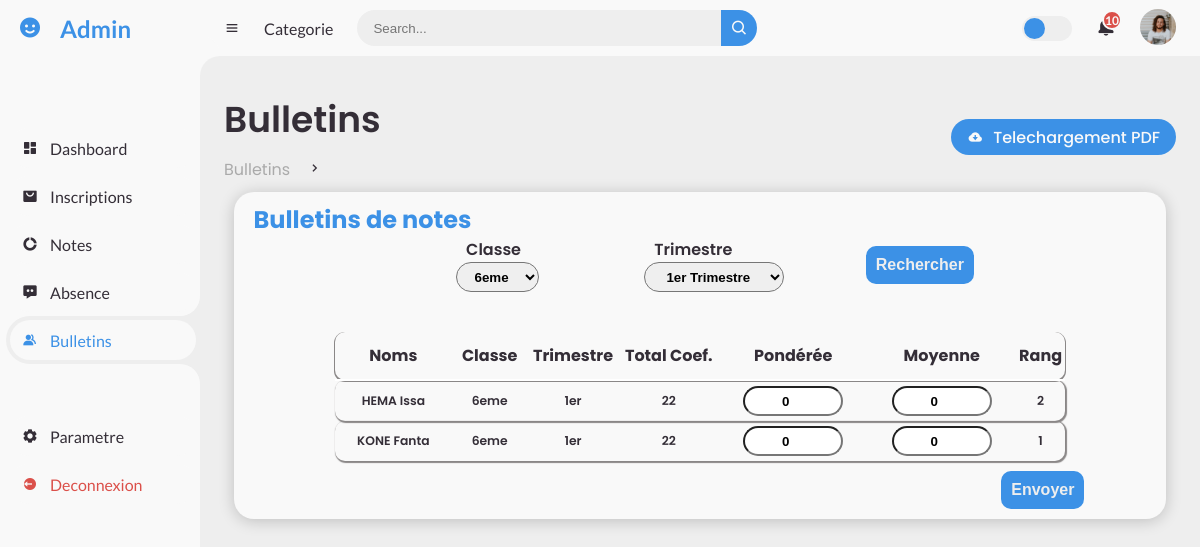
The page /admin/bulletin.php on the database its author committed.
### tables this page shows
CREATE TABLE IF NOT EXISTS `trimestre` (
  `id` int(50) NOT NULL,
  `matricule` varchar(250) NOT NULL,
  `nom` varchar(250) NOT NULL,
  `classe` varchar(250) NOT NULL,
  `trimestre` varchar(250) NOT NULL,
  `coefficient` varchar(250) NOT NULL,
  `trimestre1` varchar(250) NOT NULL,
  `trimestre2` varchar(250) NOT NULL,
  `trimestre3` varchar(250) NOT NULL,
  `ponderee` varchar(250) NOT NULL,
  `moyenne` varchar(250) NOT NULL,
  `rang` varchar(250) NOT NULL
);

### admin/bulletin.php (the view, shortened to what this page needs)
<?php require_once ("connexion.php");
?>
<!DOCTYPE html>
<html lang="en">
<head>
	<link href='https://unpkg.com/boxicons@2.0.9/css/boxicons.min.css' rel='stylesheet'>
	<link rel="stylesheet" href="style.css">
</head>
<body>
	<section id="sidebar">
		<a href="#" class="brand">
			<i class='bx bxs-smile'></i>
			<span class="text">Admin</span>
		</a>
		<ul class="side-menu top">
			<li>
				<a href="index.php">
					<i class='bx bxs-dashboard' ></i>
					<span class="text">Dashboard</span>
				</a>
			</li>
			<li>
				<a href="inscription.php">
					<i class='bx bxs-shopping-bag-alt' ></i>
					<span class="text">Inscriptions</span>
				</a>
			</li>
			<li>
				<a href="note.php">
					<i class='bx bxs-doughnut-chart' ></i>
					<span class="text">Notes</span>
				</a>
			</li>
			<li>
				<a href="listeAbsence.php">
					<i class='bx bxs-message-dots' ></i>
					<span class="text">Absence</span>
				</a>
			</li>
			<li class="active">
				<a href="bulletin.php">
					<i class='bx bxs-group' ></i>
					<span class="text">Bulletins</span>
				</a>
			</li>
		</ul>
		<ul class="side-menu">
			<li>
				<a href="#">
					<i class='bx bxs-cog' ></i>
					<span class="text">Parametre</span>
				</a>
			</li>
			<li>
				<a href="../index.php" class="logout">
					<i class='bx bxs-log-out-circle' ></i>
					<span class="text">Deconnexion</span>
				</a>
			</li>
		</ul>
	</section>
	<section id="content">
		<nav>
			<i class='bx bx-menu' ></i>
			<a href="#" class="nav-link">Categorie</a>
			<form action="#">
				<div class="form-input">
					<input type="search" placeholder="Search...">
					<button type="submit" class="search-btn"><i class='bx bx-search' ></i></button>
				</div>
			</form>
			<label for="switch-mode" class="switch-mode"></label>
			<a href="#" class="notification">
				<span class="num">10</span>
			</a>
			<a href="#" class="profile">
				<img src="img/people.png">
			</a>
		</nav>
		<main>
			<div class="head-title">
				<div class="left">
					<h1>Bulletins</h1>
					<ul class="breadcrumb">
						<li>
							<a href="#">Bulletins</a>
						</li>
						<li><i class='bx bx-chevron-right' ></i></li>
					</ul>
				</div>
				<a href="#" class="btn-download">
					<i class='bx bxs-cloud-download' ></i>
					<span class="text">Telechargement PDF</span>
				</a>
			</div>
			<div class="main">
				<h1>Bulletins de notes</h1>
				<form action="" method="post" class="form_rech">
					<?php
						$sql_classe = "SELECT * FROM classe";
						$result_classe = mysqli_query($conn, $sql_classe) or die(mysqli_connect_error());
					?>
					<div class="form_rech1">
						<label for="">Classe</label>
						<select name="LaClasse" id="">
							<?php while($row1 = mysqli_fetch_array($result_classe)):;?>
								<option value="<?php echo $row1[1]; ?>"><?php echo $row1[1]; ?></option>
							<?php endwhile ?>
						</select>
					</div>
					<div class="form_rech1">
						<label for="">Trimestre</label>
						<select name="LaClasse" id="">
                            <option>1er Trimestre</option>
						</select>
					</div>
					<button type="submit" name="submit" class="verifier">Rechercher</button>
				</form>
				<form action="upload_note.php" method="post">
					<table>
						<thead>
							<tr>
								<td>Noms</td>
								<td>Classe</td>
								<td>Trimestre</td>
								<td>Total Coef.</td>
								<td>Pondérée</td>
								<td>Moyenne</td>
								<td>Rang</td>
							</tr>
						</thead>
						<tbody>
							<tbody>
								<?php
									$sql = "SELECT * FROM trimestre";
									$rs = mysqli_query($conn, $sql) or die(mysqli_connect_error());
										while($ET=mysqli_fetch_assoc($rs)){
										$pond = $ET["ponderee"];
										$coef = $ET["coefficient"];
										$moy = ($pond / $coef);   ?>
										<div class="tabble_coprs">
											<tr>
												<td class="md-2 mt-2"><?php echo($ET["nom"])?></td>
												<td class="md-2 mt-2"><?php echo($ET["classe"])?></td>
												<td class="md-2 mt-2"><?php echo($ET["trimestre"])?></td>
												<td class="md-2 mt-2" name="coeff"><?php echo($coef)?></td>
												<td class="md-2 mt-2"><input type="number" name="note1" value="<?php echo($pond)?>"></td>
												<td class="md-2 mt-2"><input type="number" name="note2" value="<?php echo($moy)?>"></td>
												<td class="md-2 mt-2"><?php echo($ET["rang"])?></td>
											</tr>
										</div>
									<?php }
								?>
							</tbody>
						</tbody>
					</table>
					<button class="table_btn" type="submit">Envoyer</button>
				</form>
			</div>
		</main>
	</section>
</body>
</html>

### rows shown on the page
trimestre: nom "HEMA Issa", classe "6eme", trimestre "1er", coefficient "22", note1 "0", note2 "0", rang "2"
trimestre: nom "KONE Fanta", classe "6eme", trimestre "1er", coefficient "22", note1 "0", note2 "0", rang "1"

### other values the page prints
form field LaClasse "6eme"
